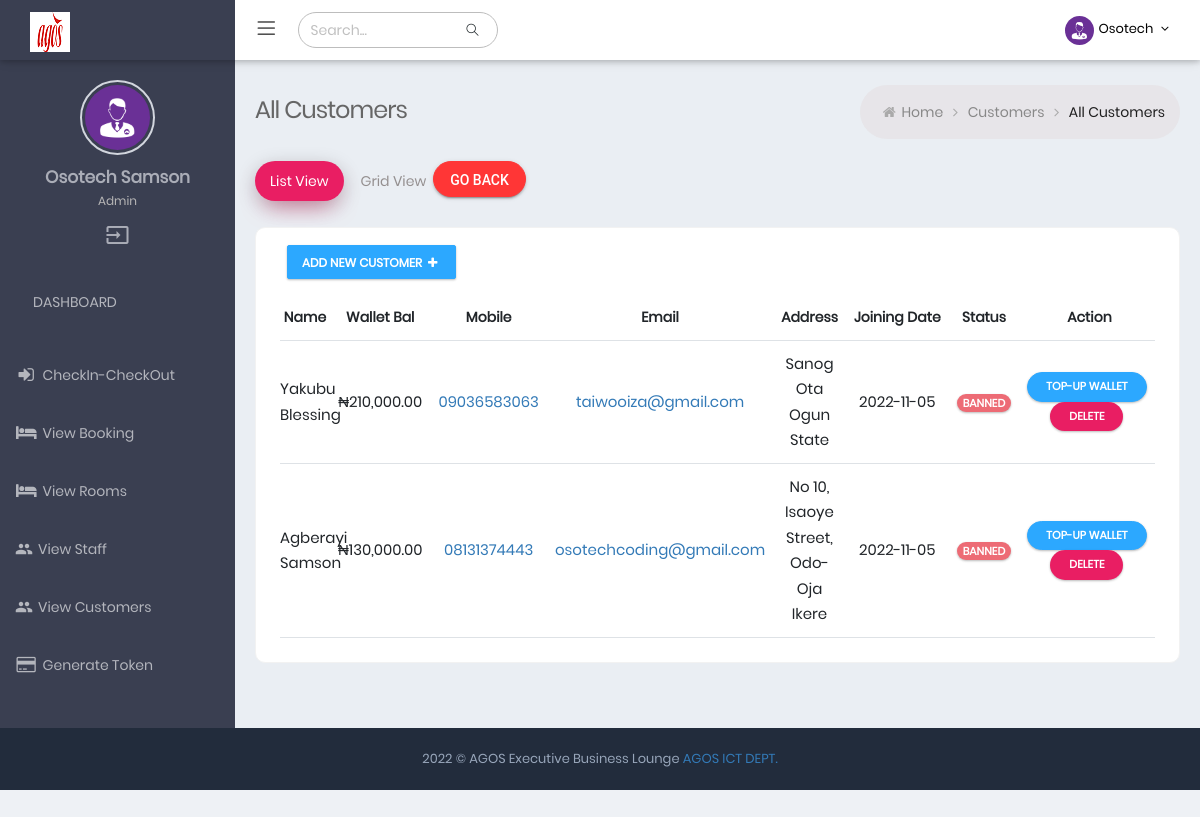
The app's page /view-customer (signed in), older data.
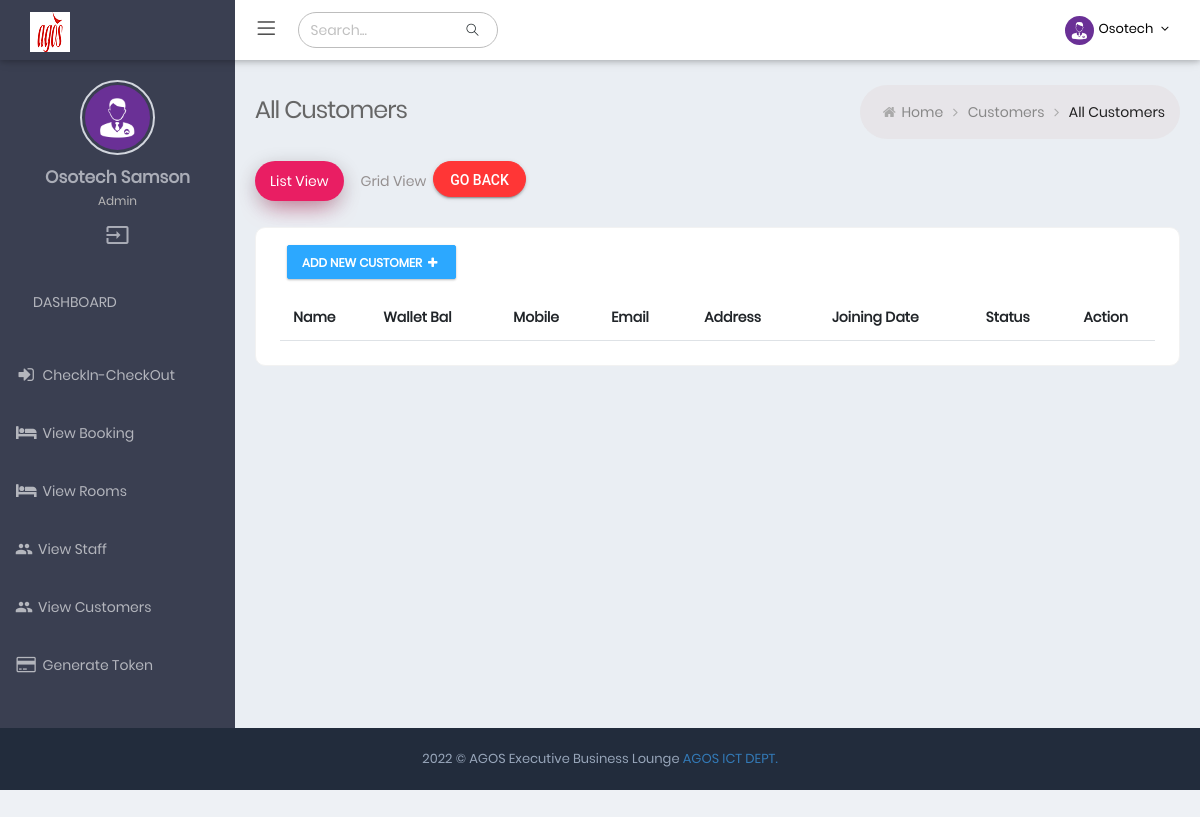
The same page, newer data.
### tables this page shows
CREATE TABLE IF NOT EXISTS `customers` (
  `id` bigint(20) NOT NULL AUTO_INCREMENT,
  `fullname` varchar(255) DEFAULT NULL,
  `email` varchar(255) DEFAULT NULL,
  `password` varchar(255) DEFAULT NULL,
  `username` varchar(50) DEFAULT NULL,
  `verified` tinyint(1) NOT NULL DEFAULT 0 COMMENT '0=not verified, 1=verified',
  `is_online` tinyint(1) NOT NULL DEFAULT 0 COMMENT '0=offline, 1=online',
  `address` text DEFAULT NULL,
  `phone` varchar(50) DEFAULT NULL,
  `gender` varchar(50) DEFAULT NULL,
  `state_of_origin` varchar(100) DEFAULT NULL,
  `confirmation_code` varchar(100) DEFAULT NULL COMMENT 'confirmation code sent via email',
  `tokenExp` timestamp NOT NULL DEFAULT current_timestamp(),
  `created_at` date DEFAULT NULL,
  `reset_token` text DEFAULT NULL,
  PRIMARY KEY (`id`),
  UNIQUE KEY `email` (`email`),
  KEY `fullname` (`fullname`)
);

CREATE TABLE IF NOT EXISTS `wallet_tbl` (
  `id` int(11) NOT NULL AUTO_INCREMENT,
  `customer_id` bigint(20) NOT NULL,
  `balance` float NOT NULL DEFAULT 0,
  `last_recharge_date` timestamp NOT NULL DEFAULT current_timestamp() ON UPDATE current_timestamp(),
  `status` int(1) NOT NULL DEFAULT 1 COMMENT '1=active, 2= banned',
  `created_at` date NOT NULL,
  PRIMARY KEY (`id`),
  KEY `customer_id` (`customer_id`)
);

### Helper/helper.php (called while the page is built, shortened)
<?php
$Database = new Database();
$dbh = $Database->osotech_connect();
$Alert = new Alert();
$Core = new Core($dbh, $Alert);
$Customer = new Customer($dbh, $Core, $Alert);

### App/Controller/Customer.php (called while the page is built, shortened)
<?php
class Customer
{
  private PDO $dbh;
  private $table = "customers";
  public function __construct($dbh, $Core, $Alert)
  {
    $this->dbh = $dbh;
  }
  public function getAllCustomers()
  {
    $sql = "SELECT * FROM `{$this->table}` ORDER BY id DESC LIMIT 1000";
    $this->stmt = $this->dbh->prepare($sql);
    $this->response = $this->stmt->execute();
    if ($this->stmt->rowCount() > 0) {
      $this->response = $this->stmt->fetchAll();
      return $this->response;
      $this->dbh = null;
    }
  }
  public function getCustomerWalletDetailsById($cid)
  {
    $sql = "SELECT * FROM `wallet_tbl` WHERE customer_id=? LIMIT 1";
    $this->stmt = $this->dbh->prepare($sql);
    $this->response = $this->stmt->execute([$cid]);
    if ($this->stmt->rowCount() == '1') {
      $this->response = $this->stmt->fetch();
      return $this->response;
      $this->dbh = null;
    }
  }
}

### view-customer.php (the view, shortened to what the changed rows need)
<?php
require_once "Helper/helper.php";
?>
<!DOCTYPE html>
<html lang="en">
<head>
  <?php include_once("Inc/DatatableHeaderScript.php"); ?>
</head>
<body
  class="page-header-fixed sidemenu-closed-hidelogo page-content-white page-md header-white dark-sidebar-color logo-dark">
  <div class="page-wrapper">
    <div class="page-container">
      <div class="page-content-wrapper">
        <div class="page-content">
          <div class="tab-content tab-space">
            <div class="tab-pane active show" id="tab1">
              <div class="row">
                <div class="col-md-12">
                  <div class="card-box">
                    <div class="card-body ">
                      <div class="table-scrollable">
                        <table class="table table-checkable order-column full-width" id="example4">
                          <thead>
                            <tr>
                              <th class="center"> Name </th>
                              <th class="center"> Wallet Bal </th>
                              <th class="center"> Mobile </th>
                              <th class="center"> Email </th>
                              <th class="center"> Address </th>
                              <th class="center">Joining Date</th>
                              <th class="center">Status</th>
                              <th class="center"> Action </th>
                            </tr>
                          </thead>
                          <tbody>
                            <?php $allCustomers = $Customer->getAllCustomers();
                            if ($allCustomers) {
                              foreach ($allCustomers as $customer) {
                                $customer_wallet_details = $Customer->getCustomerWalletDetailsById($customer->id);
                                if ($customer_wallet_details) {
                                  $bal = $customer_wallet_details->balance;
                                } else {
                                  $bal = "0.00";
                                }
                            ?>
                            <tr class="odd gradeX">
                              <td class="center"><?php echo $customer->fullname; ?></td>
                              <td class="center">&#8358;<?php echo number_format($bal, 2); ?></td>
                              <td class="center"><a href="tel:<?php echo $customer->phone; ?>">
                                  <?php echo $customer->phone; ?> </a></td>
                              <td class="center"><a href="mailto:<?php echo $customer->email; ?>.com">
                                  <?php echo $customer->email; ?> </a></td>
                              <td class="center"><?php echo $customer->address; ?></td>
                              <td class="center"><?php echo $customer->created_at; ?></td>
                              <td class="center"><span class="badge badge-danger badge-pill badge-md">Banned</span>
                              </td>
                              <td class="center">
                                <a href="recharge-wallet?cid=<?php echo $customer->id; ?>&action=recharge"
                                  class="btn btn-circle btn-info  btn-sm">Top-Up Wallet</a>
                                <button type="button" data-id="<?php echo $customer->id; ?>" data-action="delete_cust"
                                  class="btn btn-circle delete_customer_btn deepPink-bgcolor btn-sm osotech_action_<?php echo $customer->id; ?>">Delete</button>
                              </td>
                            </tr>
                            <?php
                              }
                            }
                            ?>
                          </tbody>
                        </table>
                      </div>
                    </div>
                  </div>
                </div>
              </div>
            </div>
          </div>
        </div>
      </div>
    </div>
  </div>
</body>
</html>

Row changes from the older to the newer data that the page shows:
removed customers: fullname "Yakubu Blessing", wallet_tbl.balance "210,000.00", phone "09036583063", email "taiwooiza@gmail.com", address "Sanog Ota Ogun State", created_at "2022-11-05"
removed customers: fullname "Agberayi Samson", wallet_tbl.balance "130,000.00", phone "08131374443", email "osotechcoding@gmail.com", address "No 10, Isaoye Street, Odo-Oja Ikere", created_at "2022-11-05"
